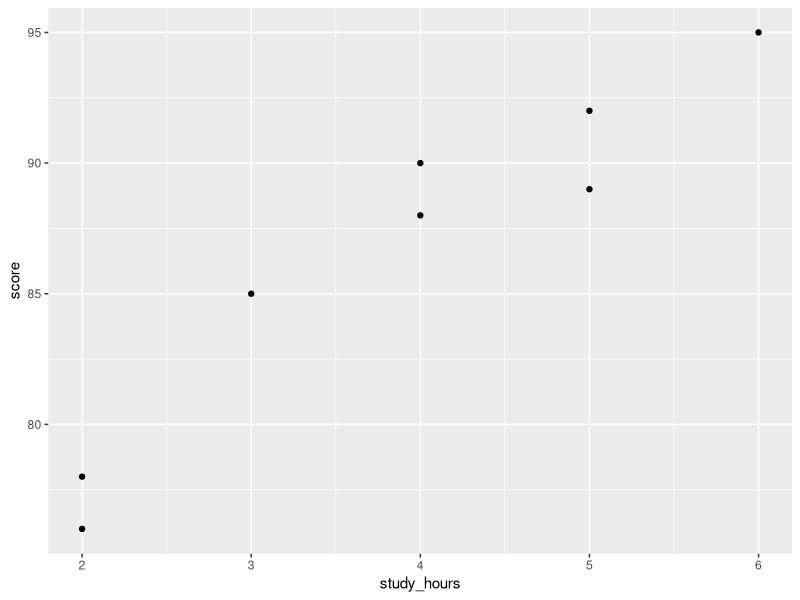
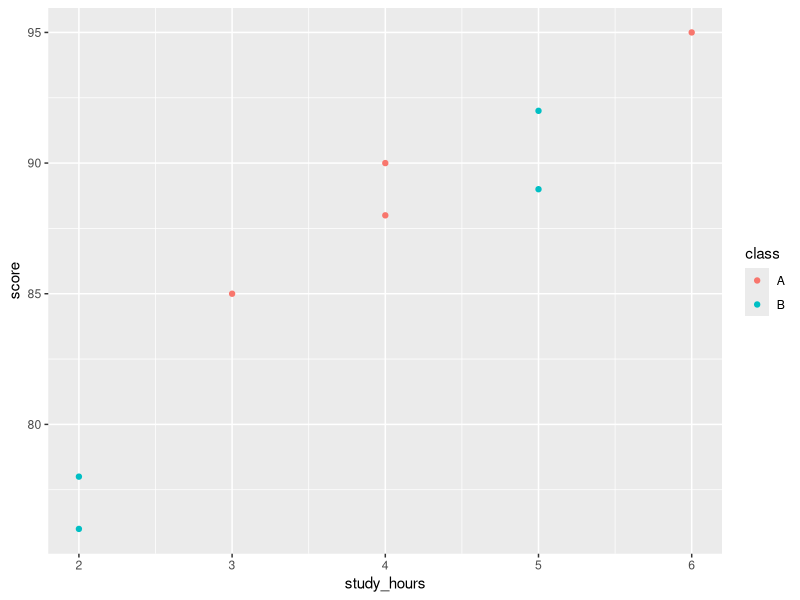
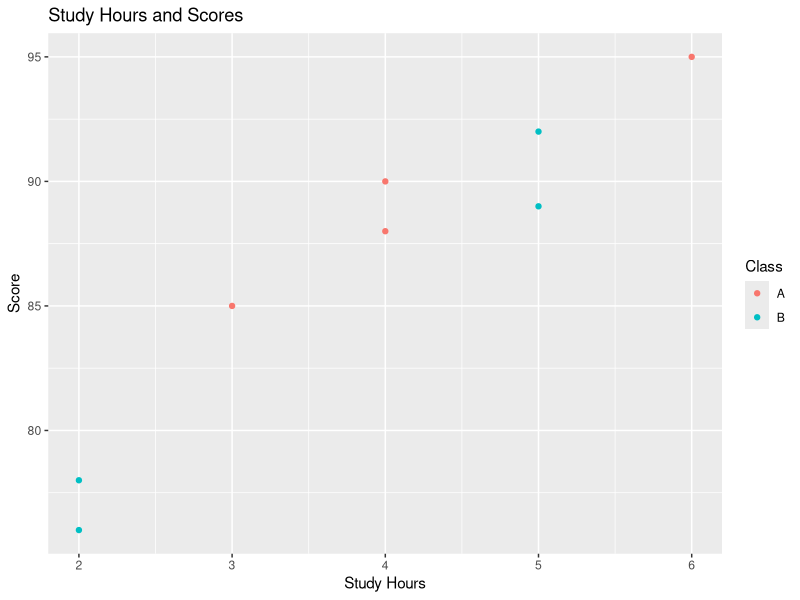
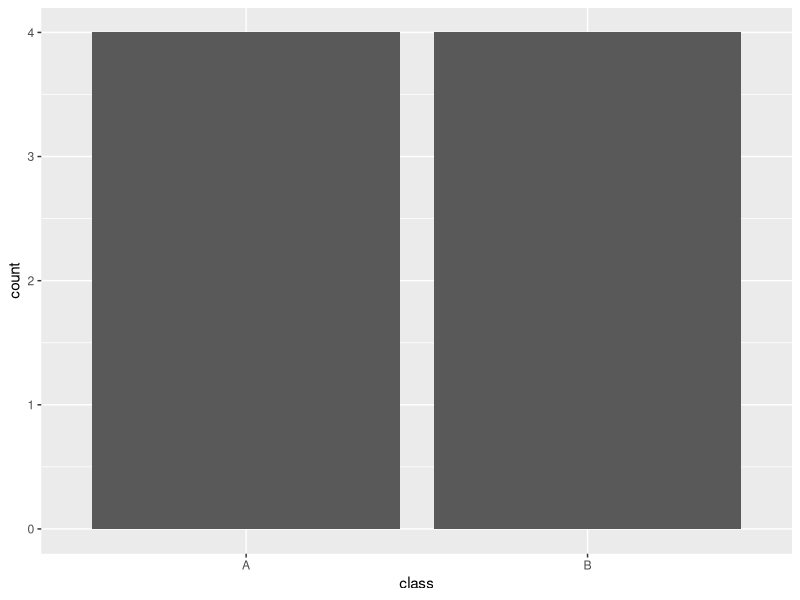
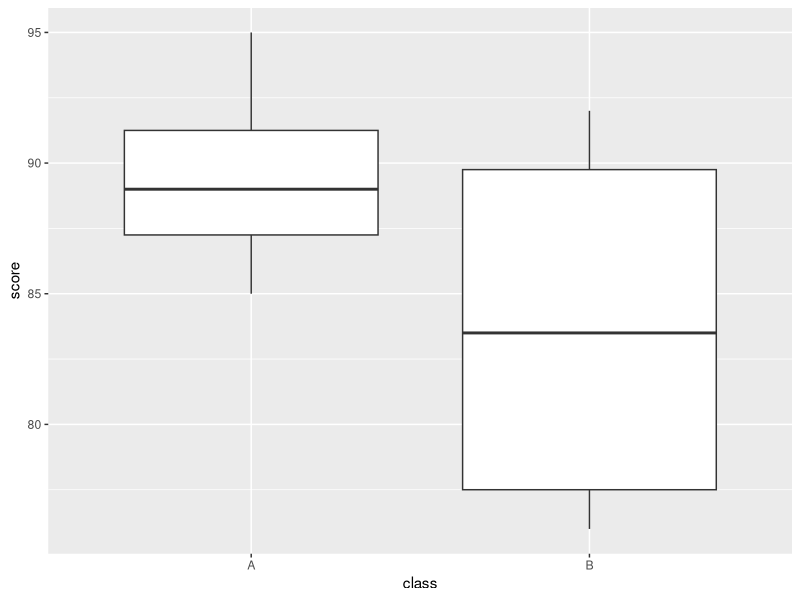
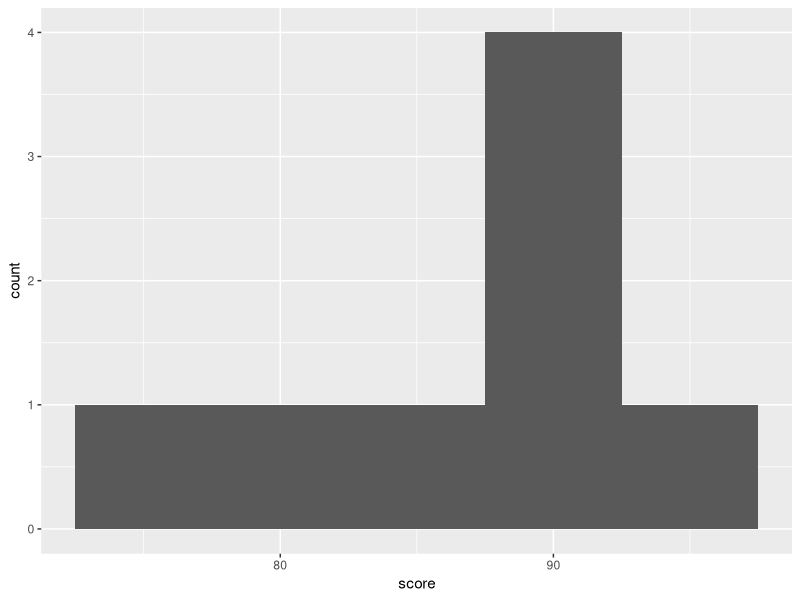
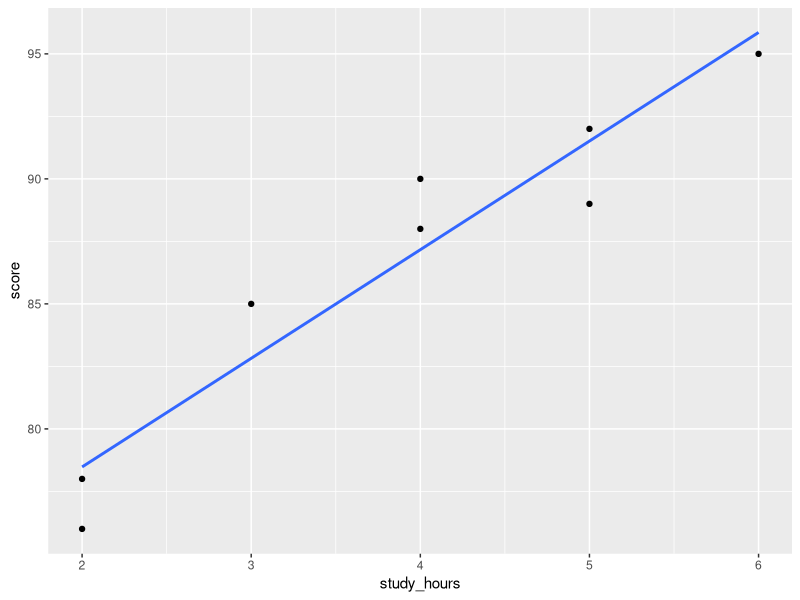

R code for these plots, in order:
## ---- chunk 1
library(ggplot2)
## ---- chunk 2
students <- data.frame(
  id = 1:8,
  name = c("Alice", "Bob", "Carol", "David", "Emma", "Frank", "Grace", "Henry"),
  score = c(85, 90, 78, 92, 88, 76, 95, 89),
  study_hours = c(3, 4, 2, 5, 4, 2, 6, 5),
  class = c("A", "A", "B", "B", "A", "B", "A", "B")
)

students
## ---- chunk 3
ggplot(students, aes(x = study_hours, y = score)) +
  geom_point()
## ---- chunk 4
ggplot(students, aes(x = study_hours, y = score, color = class)) +
  geom_point()
## ---- chunk 5
ggplot(students, aes(x = study_hours, y = score, color = class)) +
  geom_point() +
  labs(
    title = "Study Hours and Scores",
    x = "Study Hours",
    y = "Score",
    color = "Class"
  )
## ---- chunk 6
ggplot(students, aes(x = class)) +
  geom_bar()
## ---- chunk 7
ggplot(students, aes(x = class, y = score)) +
  geom_boxplot()
## ---- chunk 8
ggplot(students, aes(x = score)) +
  geom_histogram(binwidth = 5)
## ---- chunk 9
ggplot(students, aes(x = study_hours, y = score)) +
  geom_point() +
  geom_smooth(method = "lm", se = FALSE)
